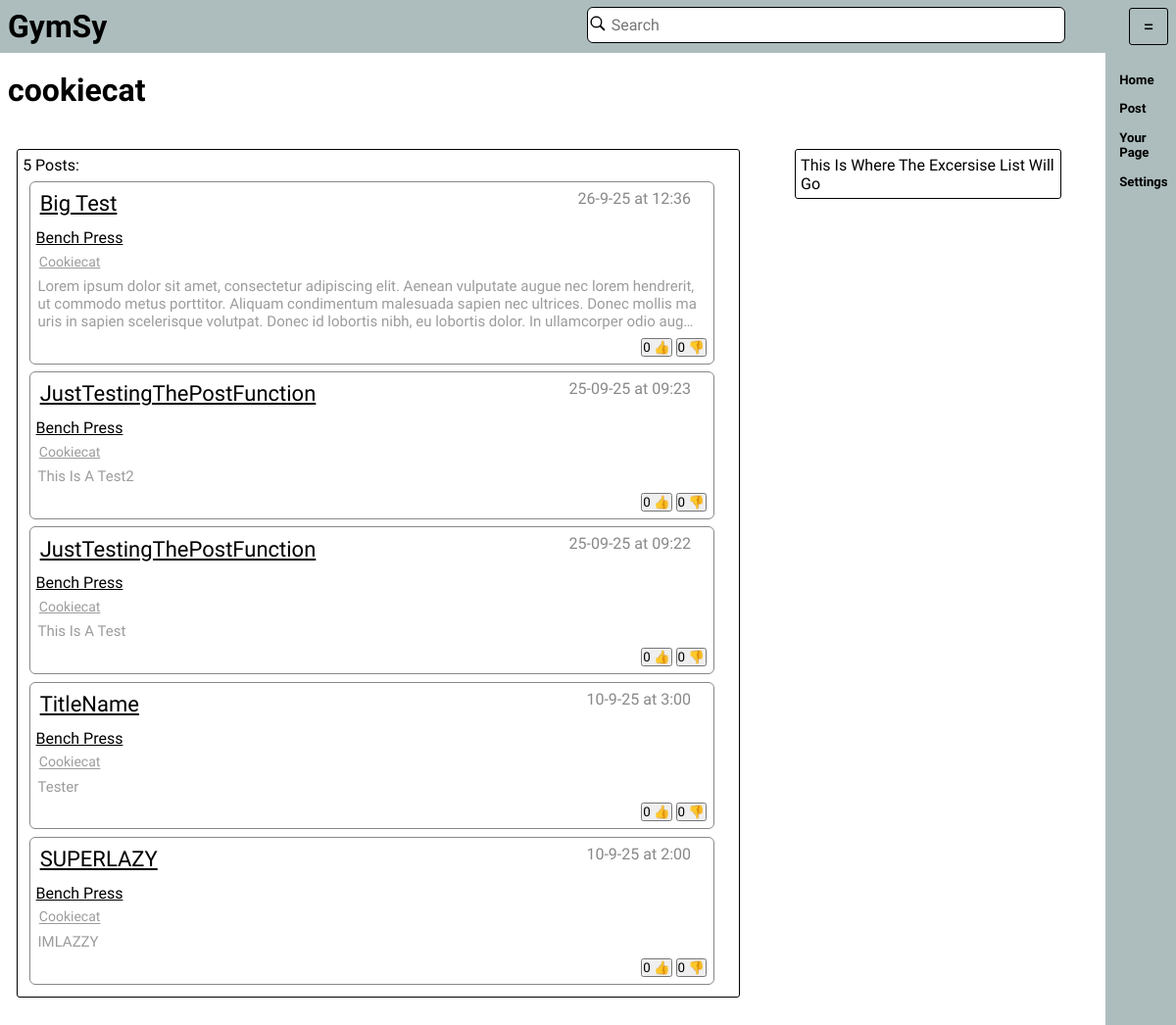
Page /users/cookiecat on the committed database.
### tables this page shows
CREATE TABLE "Account" (
	"AccountID"	INTEGER UNIQUE,
	"Name"	TEXT,
	"Username"	TEXT UNIQUE,
	"Password"	TEXT,
	"Admin"	INTEGER,
	PRIMARY KEY("AccountID")
);

CREATE TABLE "Post" (
	"PostID"	INTEGER UNIQUE,
	"PostContent"	TEXT,
	"ExcersiseID"	INTEGER,
	"AccountID"	INTEGER,
	"Title"	TEXT,
	"Date"	TEXT,
	"Time"	TEXT,
	"Parent"	INTEGER,
	PRIMARY KEY("PostID"),
	FOREIGN KEY("AccountID") REFERENCES "Account"("AccountID"),
	FOREIGN KEY("ExcersiseID") REFERENCES "Excersise"("ExcersiseID")
);

### app.py (the view)
@app.route("/users/<user>")
def ShowUser(user):
    Id = cache.get("id")
    userData = DatabaseHandler.GetPostsFromUser(user)
    userID = DatabaseHandler.GetIdFromUsername(user)
    if userID is None:
        return app.redirect("/home",302)
    if userID == Id: #Make Seperate Page For This
        return render_template("User.html",ID = Id,
                           UserName = "You",
                               Username=DatabaseHandler.GetUsernameFromID(Id),
                            data = userData
                            )
    return render_template("User.html",ID = Id,
                           Username=DatabaseHandler.GetUsernameFromID(Id),
                           UserName = user,
                            data = userData
                            )

### Database/DatabaseHandler.py (called while the page is built)
def GetPostsFromUser(Username: str):
    with sqlite3.connect("Database/GymsyDatabase.db") as Connection:
        Cursor = Connection.cursor()
        Result = Cursor.execute(SqlCommands.GetPostsFromUserName.ReturnQuery([Username,Username])).fetchall()
        return Result

def GetUsernameFromID(ID: int ):
    with sqlite3.connect("Database/GymsyDatabase.db") as Connection:
        Cursor = Connection.cursor()
        try:
            Result = Cursor.execute(SqlCommands.GetUsernameFromID.ReturnQuery(ID)).fetchone()
        except:
            return None
        if Result is not None:
            return Result[0]
        return Result

def GetIdFromUsername(User:str):
    with sqlite3.connect("Database/GymsyDatabase.db") as Connection:
        Cursor = Connection.cursor()
        Result = Cursor.execute(SqlCommands.GetIDFromUserName.ReturnQuery(User)).fetchone()
        if Result is not None:
            return Result[0]
        return Result

### Database/SqlCommands.py (called while the page is built)
    def ReturnQuery(self,NewContent: list = []):
        if type(NewContent) != list:
            NewContent = [NewContent]
        if len(NewContent) == len(self.Additions):
            return self.Query.format(*NewContent)
        else:
            print(NewContent, self.Additions)
            return "ERROR building Query"

### app.py (called while the page is built)
@app.after_request
def after_request(response):
    response.headers["Cache-Control"] = "no-cache, no-store, must-revalidate,public, max-age=0"
    response.headers['X-UA-Compatible'] = 'IE=Edge,chrome=1'
    response.cache_control.max_age = 0
    return response

### templates/User.html (shortened to what this page needs)
{% extends 'index.html' %}
{% block content %}
	  <h1>
	  {{UserName}}
	  </h1>
    <div style = "display: flex;align-items: start;flex-direction: row;">
        <div class = "postBlock" style = "width: 70%;border-radius: 3px;border: 1px solid #000000; margin: 2.5% 2.5% 2.5% 1%;">
            {{data|length}} Posts:
            {%for data in data%}
            <div class = "post" onclick="RedirectTo('/post/{{data[0]}}')" style = "width: 95%">
                <div class = "title">
                    <a class = "PostTitle" href = "/post/{{data[0]}}">{{data[1]}}</a>
                    <p style="margin-left: auto; margin-top: 0;color: #888888">{{data[9]}} at {{data[8]}}</p>
                </div>
                <a class = "ExcersiseTitleText" href = "/exercise/{{data[3]}}">{{data[6]}}</a>
                <div>
                    <a class = "postUsername" href = "/users/{{data[7]}}">{{data[7]}}</a>
                </div>
                {% if data[2]|length > 0 %}
                <div>
                    <p class="description">{{data[2]}}
                    </p>
                </div>
                {%endif%}
                <div class = "likeBar">
                    <button class = "likeButton" id="Like:{{data[0]}}"
                            onclick={%if ID == 0 %} "OpenPopUp('popUp');ChildClicked();" {%else%} "SendLike({{ID}}, 1,{{data[0]}});updateLikes('{{data[0]}}');ChildClicked();" {%endif%} >
                    {{data[4]}}&nbsp👍</button>
                    <button class = "likeButton" id="Dislike:{{data[0]}}"
                            onclick= {%if ID == 0 %} "OpenPopUp('popUp');ChildClicked();" {%else%} "SendLike({{ID}}, -1,{{data[0]}}); updateLikes('{{data[0]}}');ChildClicked();" {%endif%} >
                    {{data[5]}}&nbsp👎</button>
                </div>
            </div>
            {%endfor%}
        </div>
        <div style = "width: 25%;border-radius: 3px;border: 1px solid #000000;margin: 2.5% ">
            This Is Where The Excersise List Will Go
        </div>
    </div>
{% endblock %}

### templates/static/styles/Style.css (style rules this page uses)
html { font-size: 16px; margin: 0; height: 100%; font-family: Reddit Sans,Tahoma, Verdana, sans-serif; overflow-x:hidden; }
body { overflow-x:hidden; margin: 0; background-color: #FFFFFF; height: 100%; display: flex; }
h1 { margin: 0.5rem; display: flex; color: #000000; }
p { margin: 1rem; color: #000000; display: flex; }
div { padding: 0.5% 0.5% 0.5% 0.5%; }
button { font-family: inherit }
div.post { display: flex; flex-direction: column; width: 70%; min-height: 1%; height: auto; border: thin solid #888888; border-radius: 6px; margin: 1%; text-overflow: revert; word-break: break-all; }
div.likeBar { margin-top: auto; margin-left: auto; }
a.ExcersiseTitleText { color: #000000; width: auto; font-size: min(1.8vmax,16px); text-decoration: underline; text-transform: capitalize; padding: 0.1em; }
a.PostTitle { color: #000000; width: auto; text-decoration: none; text-transform: capitalize; font-size: min(2.2vmax,22px); text-decoration: underline; padding: 0.1em; }
a.postUsername { margin-top: 1%; width: 70%; font-size: 14px; text-decoration: underline; text-transform: capitalize; color: #9c9c9c; padding: 0.1em; }
button.likeButton { padding: 0; }
div.title { display: flex; flex-direction: row; text-overflow: ellipsis; width: auto; margin-bottom: 0; }
p.description { margin: 0; color: #9c9c9c; font-size: min(1.3vmax,15px); display: -webkit-box; max-width: 99%; -webkit-line-clamp: 3; -webkit-box-orient: vertical; overflow: hidden; }

### rows in the picture
Account: Username "cookiecat"
Post: Title "Big Test", Date "26-9-25", Time "12:36", data "Bench Press", data "Cookiecat", PostContent "Lorem ipsum dolor sit amet, consectetur adipiscing elit. Aenean vulputate augue nec lorem hendrerit, ut commodo metus porttitor. Aliquam condimentum malesuada sapien nec ultrices. Donec mollis mauris in sapien scelerisque volutpat. Donec id lobortis nibh, eu lobortis dolor. In ullamcorper…", Parent "0"
Post: Title "JustTestingThePostFunction", Date "25-09-25", Time "09:23", data "Bench Press", data "Cookiecat", PostContent "This Is A Test2", Parent "0"
Post: Title "JustTestingThePostFunction", Date "25-09-25", Time "09:22", data "Bench Press", data "Cookiecat", PostContent "This Is A Test", Parent "0"
Post: Title "TitleName", Date "10-9-25", Time "3:00", data "Bench Press", data "Cookiecat", PostContent "Tester", Parent "0"
Post: Title "SUPERLAZY", Date "10-9-25", Time "2:00", data "Bench Press", data "Cookiecat", PostContent "IMLAZZY", Parent "0"

### other values in the picture
{{ data|length }} "5"
